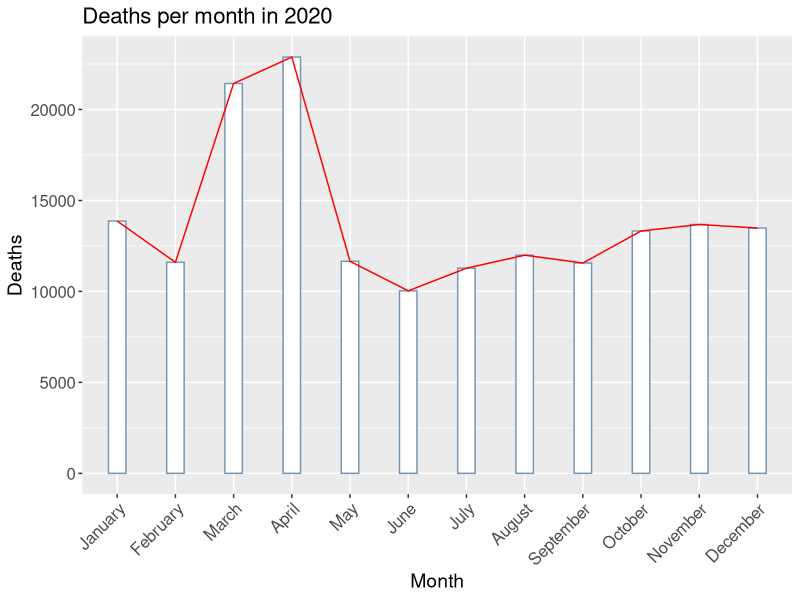
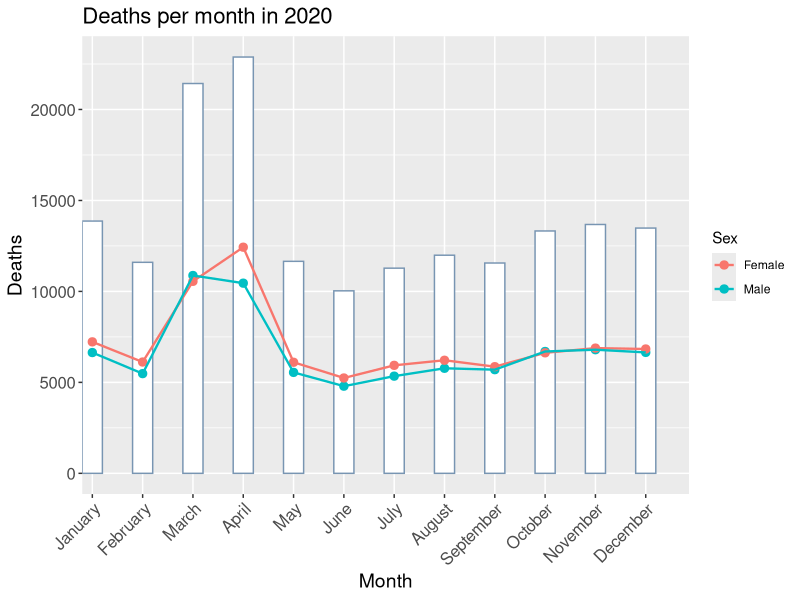
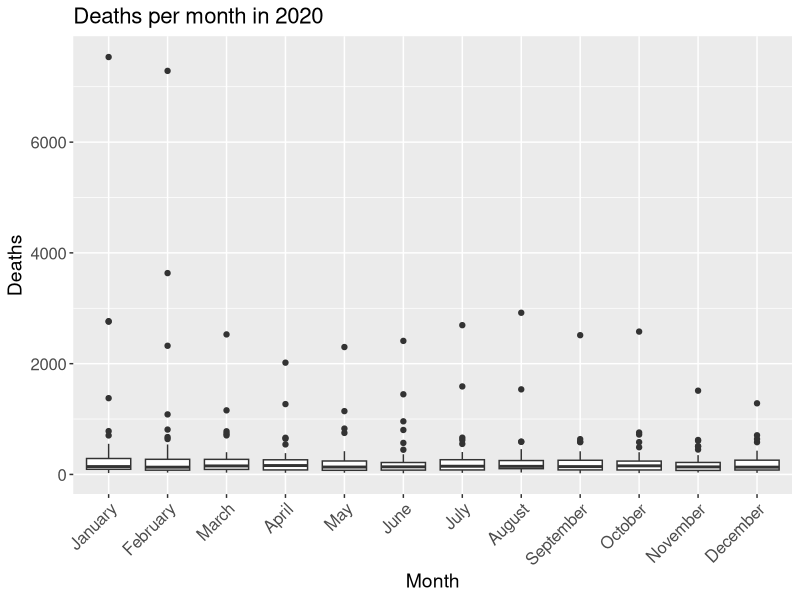
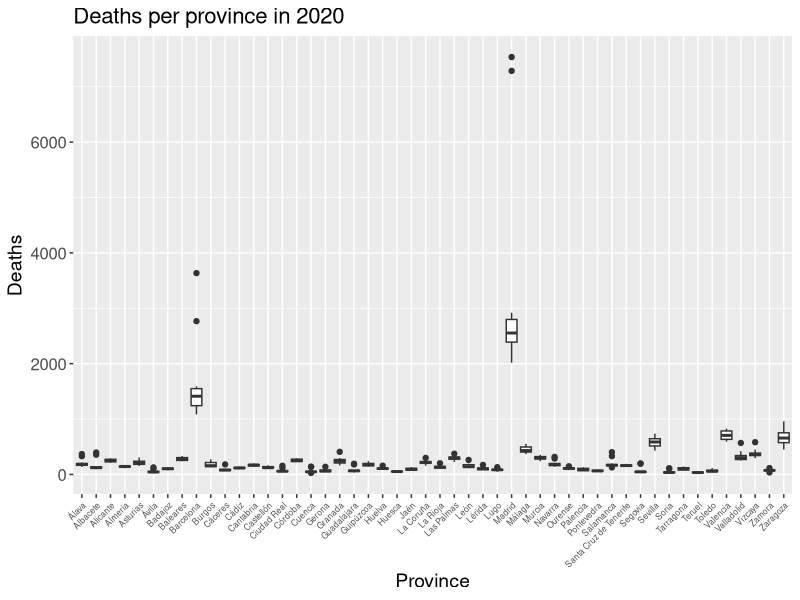
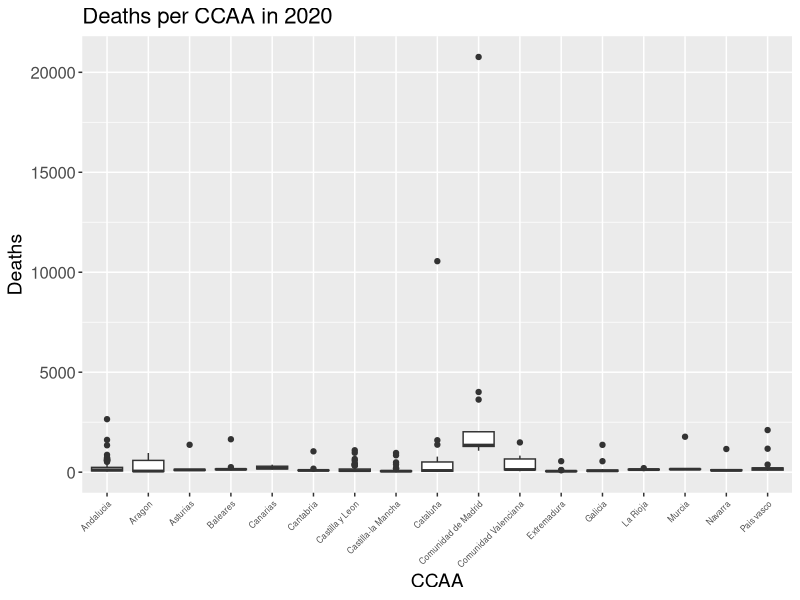
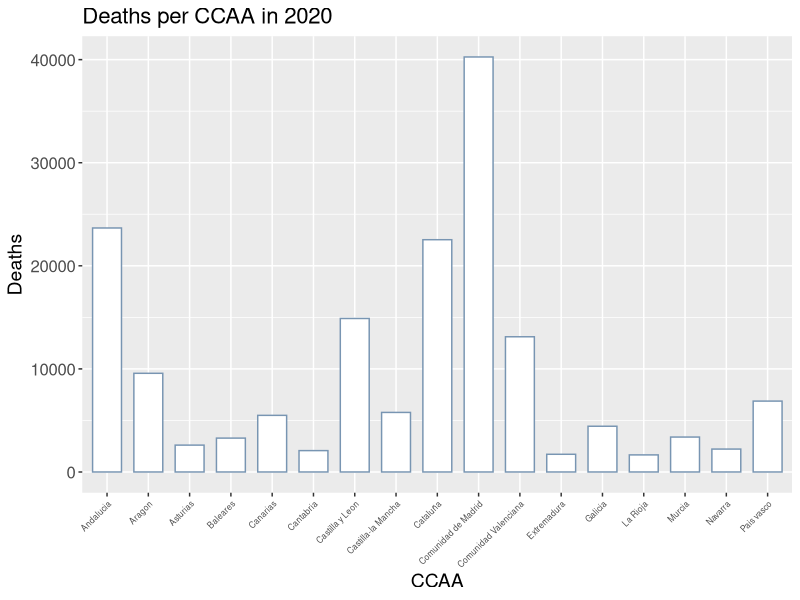
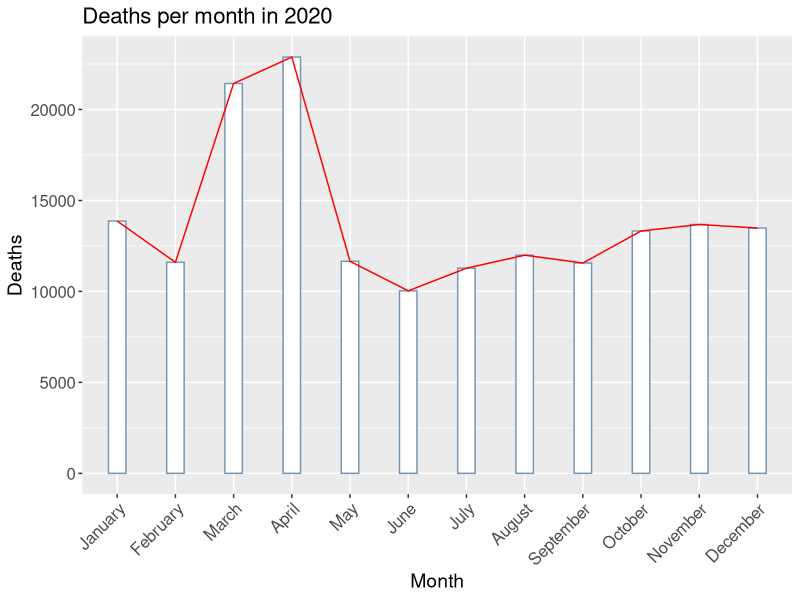
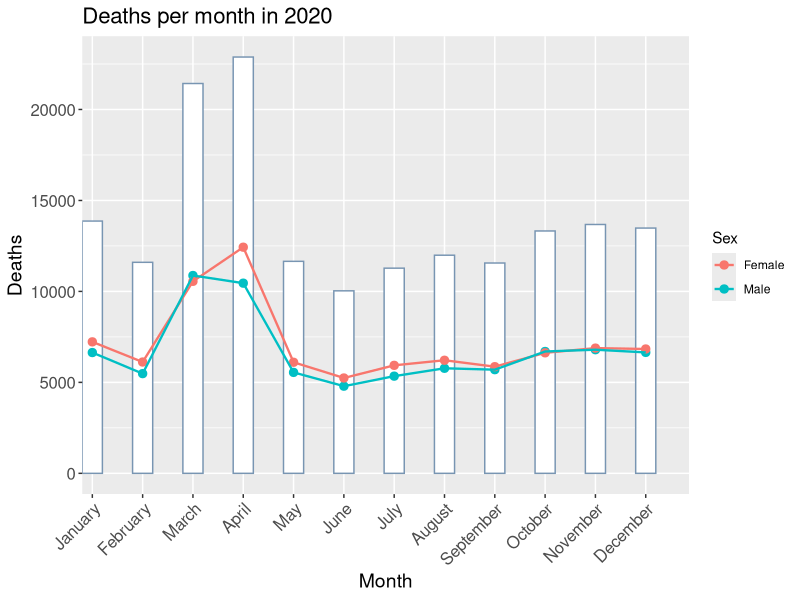

The R source for these figures, in order:
## ---- chunk 1
#--------------------- Import libraries
library(tidyr)
library(ggplot2)
library(reshape2)
library(dplyr)
## ---- chunk 2
data<-read.csv("Provincias_datos.csv", sep = ",")
# Glimpse of the dataset 
head(data)
## ---- chunk 3
datatotalmonth = data[which(data["Lugar"]=="Total"),]
datatotalmonth = datatotalmonth[which(data["Mes"]!="Total"),]
datatotalmonth = datatotalmonth[which(data["Sexo"]=="Total"),]
datatotalmonth = datatotalmonth %>% drop_na()
## ---- chunk 4
datatotalmonth = datatotalmonth[,c("Mes", "Total")]

levels_order <-  c("January", "February", "March", "April", "May", "June", "July", "August", "September", "October", "November", "December")
datatotalmonth[,"Mes"] <- levels_order

# Necessary to reformat for ggplot
plotmonth = melt(datatotalmonth)
colnames(plotmonth) = c("Month", "Stratification", "Deaths")
## ---- chunk 5
#---------------------- Month plot


ggplot(data = data.frame(plotmonth), mapping = aes(x=Month,y=Deaths))+
  scale_x_discrete(limits = levels_order)+
  geom_bar(stat = "identity", position = 'dodge', color = "#7895B2", fill = "white", width = .3)+
  geom_path(aes(x = Month, y = Deaths), size = 1.5, color="red", group = 1, linewidth = .5)+
  ylab("Deaths")+
  ggtitle("Deaths per month in 2020")+
  theme(plot.title = element_text(size=16))+
  theme(axis.text.x = element_text(angle=45, hjust=1, size = 12),
        axis.text.y = element_text(size = 12),
        axis.title=element_text(size=14))
ggsave(filename = "deaths_month.tiff", width = 15, height = 10, device='tiff', dpi=700)
## ---- chunk 6
datatotalmonthsex = data[which(data["Lugar"]=="Total"),]
datatotalmonthsex = datatotalmonthsex[which(data["Mes"]!="Total"),]
datatotalmonthsex = datatotalmonthsex %>% drop_na()
## ---- chunk 7
datatotalmonthsex = datatotalmonthsex[,c("Mes", "Sexo","Total")]

# This time for translation of labels it is necessary to replicate the sex for each of the three sex labels per  instance
datatotalmonthsex["Sexo"] <- rep_len(c("Total", "Male", "Female"),3)

# This time for translation of labels it is necessary to replicate the months for each of the three sex labels per instance
levels_order <-  c(rep_len("January",3), rep_len("February",3), rep_len("March",3), rep_len("April",3), 
                   rep_len("May",3), rep_len("June",3), rep_len("July",3), rep_len("August",3), 
                   rep_len("September",3), rep_len("October",3), rep_len("November",3), rep_len("December",3))
datatotalmonthsex[,"Mes"] <- levels_order

# Necessary to reformat for ggplot
plotmonthsex = melt(datatotalmonthsex)
colnames(plotmonthsex) = c("Month", "Sex", "Stratification", "Deaths")
df=data.frame(plotmonthsex)
## ---- chunk 8
#---------------------- Sex-Month plot


monthsex <- ggplot(data = df, mapping = aes(x=Month,y=Deaths))+
  scale_x_discrete(limits = levels_order)+
  geom_bar(data=df[df$Sex=="Total", ], stat = "identity", position = 'dodge', color = "#7895B2", fill = "white", width = 1.2)+
  geom_point(data=df[df$Sex!="Total", ],aes(color=Sex, x = as.factor(Month), y = Deaths, group=Sex), size = 2.5)+
  geom_path(data=df[df$Sex!="Total", ], aes(color=Sex, x = as.factor(Month), y = Deaths, group=Sex), size = 1.5, linewidth = .8)+
  ylab("Deaths")+
  ggtitle("Deaths per month in 2020")+
  theme(plot.title = element_text(size=16))+
  theme(axis.text.x = element_text(angle=45, hjust=1, size = 12),
        axis.text.y = element_text(size = 12),
        axis.title=element_text(size=14))
monthsex  + scale_fill_manual("legend", values = c("Female" = "#F96666", "Male" = "#7895B2"))

ggsave(filename = "deaths_pmonth_sex.tiff", width = 15, height = 10, device='tiff', dpi=700)
## ---- chunk 9
datatotal = data[which(data["Lugar"]!="Total"),]
datatotal = datatotal[which(data["Mes"]!="Total"),]
datatotal = datatotal[which(data["Sexo"]=="Total"),]
datatotal = datatotal %>% drop_na()
## ---- chunk 10
datatotal = datatotal[,c("Lugar", "Mes", "Total")]

# Gets number of provinces in the dataset for translation of month values through repetition
numprov <- length(unique(datatotal["Lugar"])[,1])

# This time for translation of labels it is necessary to replicate the months for each of the three sex labels per instance
levels_order <-  rep_len(c("January", "February", "March", "April", "May", "June", "July", "August", "September", "October", "November", "December"), numprov)
datatotal[,"Mes"] <- levels_order

# Necessary to reformat for ggplot
plottotalbp = melt(datatotal)
colnames(plottotalbp) = c("Province", "Month", "Stratification","Deaths")
df=data.frame(plottotalbp)
## ---- chunk 11
#---------------------- Sex-Month plot


monthsex <- ggplot(data = df, mapping = aes(x=Month,y=Deaths))+
  scale_x_discrete(limits = c("January", "February", "March", "April", "May", "June", "July", "August", "September", "October", "November", "December"))+
  geom_boxplot()+
  ggtitle("Deaths per month in 2020")+
  theme(plot.title = element_text(size=16))+
  theme(axis.text.x = element_text(angle=45, hjust=1, size = 12),
        axis.text.y = element_text(size = 12),
        axis.title=element_text(size=14))
monthsex
ggsave(filename = "death_distribution_month.tiff", width = 15, height = 10, device='tiff', dpi=700)
## ---- chunk 12
#---------------------- Sex-Month plot

monthsex <- ggplot(data = df, mapping = aes(x=Province,y=Deaths))+
  geom_boxplot()+
  ggtitle("Deaths per province in 2020")+
  theme(plot.title = element_text(size=16))+
  theme(axis.text.x = element_text(angle=45, hjust=1, size = 6),
        axis.text.y = element_text(size = 12),
        axis.title=element_text(size=14))
monthsex
ggsave(filename = "death_distribution_province.tiff", width = 15, height = 10, device='tiff', dpi=700)
## ---- chunk 13

map_ccaa_prov <- read.csv("data/ccaa_provincia.csv")
colnames(map_ccaa_prov) <- c("CCAA","Lugar")
dataccaa <- merge(data,map_ccaa_prov,by="Lugar")

## ---- chunk 14
dataccaa = dataccaa[which(data["Lugar"]!="Total"),]
dataccaa = dataccaa[which(data["Mes"]!="Total"),]
dataccaa = dataccaa[which(data["Sexo"]=="Total"),]
dataccaa = dataccaa %>% drop_na()
## ---- chunk 15
dataccaa = dataccaa[,c("CCAA", "Mes", "Total")]

# Gets number of provinces in the dataset for translation of month values through repetition
numprov <- length(unique(datatotal["Lugar"])[,1])

# This time for translation of labels it is necessary to replicate the months for each of the three sex labels per instance
levels_order <-  rep_len(c("January", "February", "March", "April", "May", "June", "July", "August", "September", "October", "November", "December"), numprov)
datatotal[,"Mes"] <- levels_order

# Necessary to reformat for ggplot
plotccaabp = melt(dataccaa)
colnames(plotccaabp) = c("CCAA", "Month","Stratification","Deaths")
df=data.frame(plotccaabp)
## ---- chunk 16
#---------------------- Sex-Month plot

monthccaa <- ggplot(data = df, mapping = aes(x=CCAA,y=Deaths))+
  geom_boxplot()+
  ggtitle("Deaths per CCAA in 2020")+
  theme(plot.title = element_text(size=16))+
  theme(axis.text.x = element_text(angle=45, hjust=1, size = 6),
        axis.text.y = element_text(size = 12),
        axis.title=element_text(size=14))
monthccaa
ggsave(filename = "death_distribution_ccaa.tiff", width = 15, height = 10, device='tiff', dpi=700)
## ---- chunk 17
dataaccumulativeccaa = dataccaa %>% group_by(CCAA) %>%
  summarise(sum.Total = sum(Total))

# Necessary to reformat for ggplot
plotccaa_acc = melt(dataaccumulativeccaa)
colnames(plotccaa_acc) = c("CCAA", "Strat:Agg_Funct", "Deaths")
df=data.frame(plotccaa_acc)

#---------------------- Sex-Month plot

monthccaa <- ggplot(data = df, mapping = aes(x=CCAA,y=Deaths))+
  geom_bar(stat = "identity", position = 'dodge', color = "#7895B2", fill = "white", width = 0.7)+
    ggtitle("Deaths per CCAA in 2020")+
  theme(plot.title = element_text(size=16))+
  theme(axis.text.x = element_text(angle=45, hjust=1, size = 6),
        axis.text.y = element_text(size = 12),
        axis.title=element_text(size=14))
monthccaa
ggsave(filename = "death_sum_ccaa.tiff", width = 15, height = 10, device='tiff', dpi=700)
